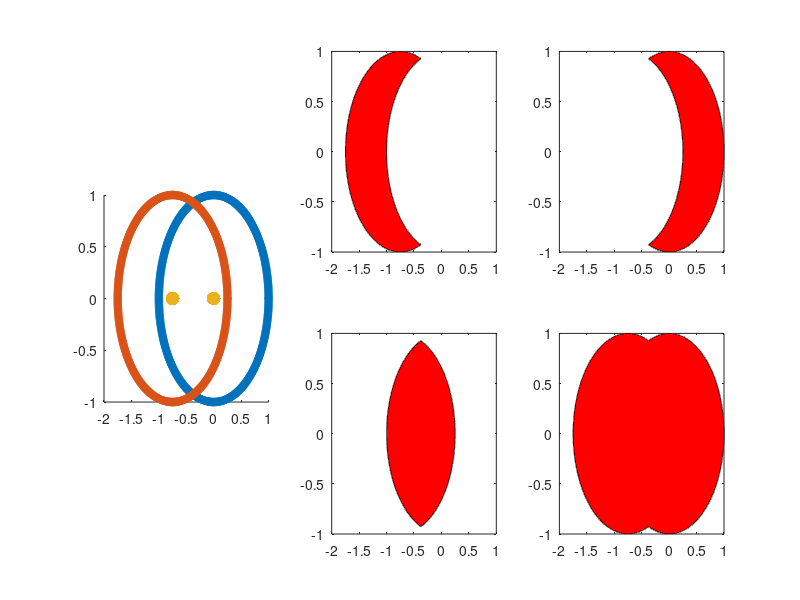

Here is the MATLAB script that generated this plot:
%plot(x1,y1,'d',x2,y2,'d',x,y)
clear all; close all; clc;
h=figure('Position',[1 21 1366 670], ...
'Name',strcat('Curvas de Diagramas de Venn', ...
''));
fc=[1 0 0]; fa=1; ec=[0 0 0]; ea=1;
%%%%%%%%%%%%%%%%%%%%%%%%%%%%%%%%%%%%%5

subplot(2,3,1)
t = linspace(0,2*pi,1000);
x1 = [cos(t) 1];
y1 = [sin(t) 0];
x2 = [cos(t)-0.75 0.25];
y2 = [sin(t) 0];
hold on;
plot(x1,y1,'*',x2,y2,'*')
plot([0 -0.75],[0 0],'.','markersize',30)
hold off;
ax1=get(gca,'position');
set(gca,"position",[ax1(1) ax1(2)-0.25 ax1(3) ax1(4)])
%%%%%%%%%%%%%%%%%%%%%%%%%%%%%%%%%%%%%5
subplot(2,3,2)
t=67.98:0.01:292.2;
x1 = cos(t*pi/180)-0.75;
y1 = sin(t*pi/180);
t=247.98:-0.01:112.02;
x2 = cos(t*pi/180);
y2 = sin(t*pi/180);
x=[x1 x2];
y=[y1 y2];
fill(x,y,'r','linewidth',0.5,'linestyle','-',...
        'facecolor',fc,'facealpha',fa, ...
        'edgecolor',ec,'edgealpha',ea)
axis([ -2 1 -1 1])
subplot(2,3,3)
t=(360+67.98):-0.01:292.2;
x1 = cos(t*pi/180)-0.75;
y1 = sin(t*pi/180);
t=247.98:0.01:(360+112.02);
x2 = cos(t*pi/180);
y2 = sin(t*pi/180);
x=[x1 x2];
y=[y1 y2];
fill(x,y,'r','linewidth',0.5,'linestyle','-',...
        'facecolor',fc,'facealpha',fa, ...
        'edgecolor',ec,'edgealpha',ea)
axis([ -2 1 -1 1])
%%%%%%%%%%%%%%%%%%%%%%%%%%%%%%%%%%%%%5
subplot(2,3,5)
t=292.2:0.01:(360+67.98);
x1 = cos(t*pi/180)-0.75;
y1 = sin(t*pi/180);
t=112.02:0.01:247.98;
x2 = cos(t*pi/180);
y2 = sin(t*pi/180);
x=[x1 x2];
y=[y1 y2];
fill(x,y,'r','linewidth',0.5,'linestyle','-',...
        'facecolor',fc,'facealpha',fa, ...
        'edgecolor',ec,'edgealpha',ea)
axis([ -2 1 -1 1])
%%%%%%%%%%%%%%%%%%%%%%%%%%%%%%%%%%%%%5
subplot(2,3,6)
t=67.98:0.01:292.2;
x1 = cos(t*pi/180)-0.75;
y1 = sin(t*pi/180);
t=247.98:0.01:(360+112.02);
x2 = cos(t*pi/180);
y2 = sin(t*pi/180);
x=[x1 x2];
y=[y1 y2];
fill(x,y,'r','linewidth',0.5,'linestyle','-',...
        'facecolor',fc,'facealpha',fa, ...
        'edgecolor',ec,'edgealpha',ea)
axis([ -2 1 -1 1])